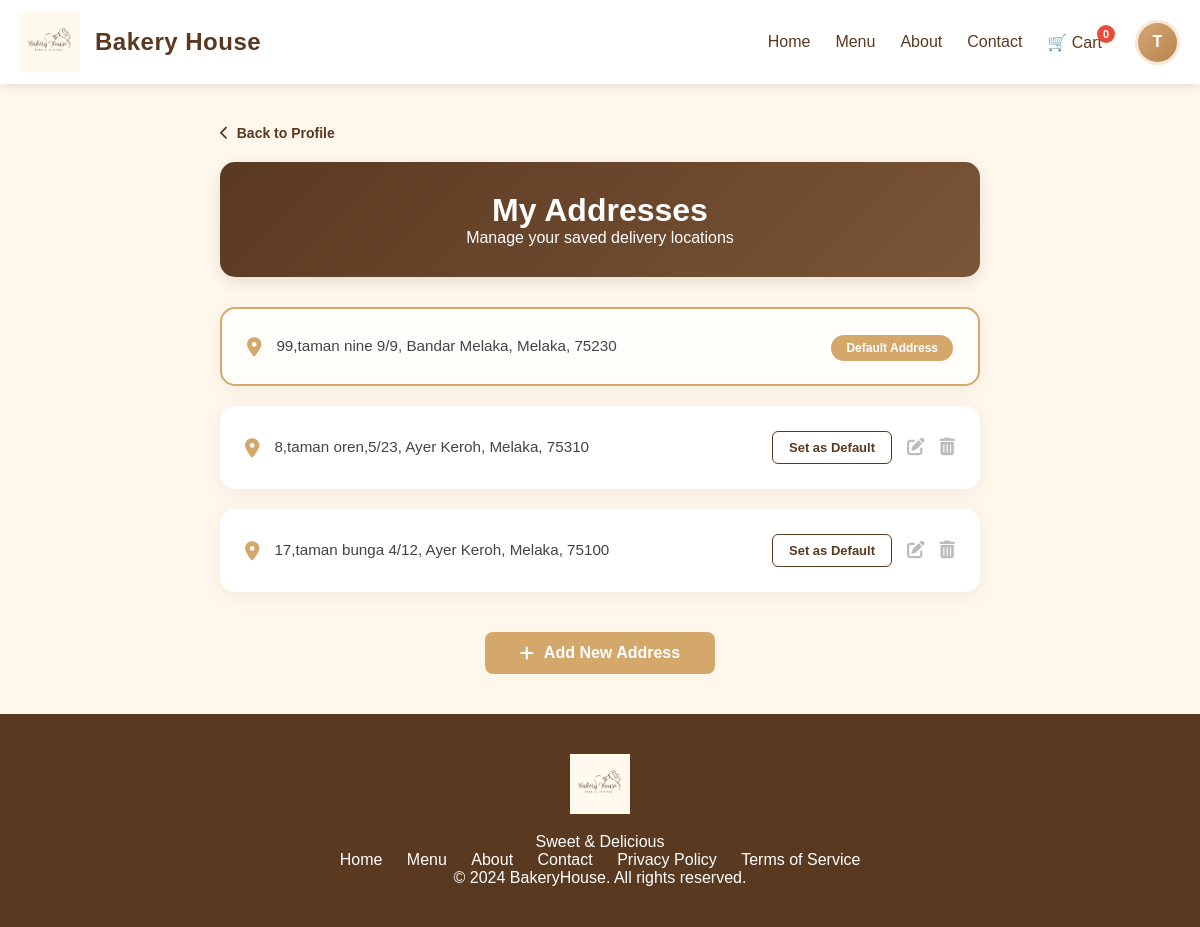
The app's page /manageaddress.php (signed in) with its own data.
### tables this page shows
CREATE TABLE `user_addresses` (
  `id` int(11) NOT NULL,
  `user_id` int(11) NOT NULL,
  `address_text` text NOT NULL,
  `is_default` tinyint(1) DEFAULT 0,
  `updated_at` timestamp NOT NULL DEFAULT current_timestamp() ON UPDATE current_timestamp()
);

### manageaddress.php (the view, shortened to what this page needs)
<?php
require_once 'config.php';
$userId = $_SESSION['user_id'];
$stmt = $pdo->prepare("SELECT * FROM user_addresses WHERE user_id = ? ORDER BY is_default DESC, id DESC");
$stmt->execute([$userId]);
$addresses = $stmt->fetchAll(PDO::FETCH_ASSOC);
function formatAddress($raw) {
    if (strpos($raw, '|') !== false) {
        $parts = explode('|', $raw);
        if (count($parts) >= 3) {
            $area = ($parts[0] === 'other' && isset($parts[3])) ? $parts[3] : $parts[0];
            $postcode = $parts[1];
            $street = $parts[2];
            return htmlspecialchars($street) . ", " . htmlspecialchars($area) . ", Melaka, " . htmlspecialchars($postcode);
        }
    }
    return htmlspecialchars($raw);
}
?>
<!DOCTYPE html>
<html lang="en">
<head>
    <link rel="stylesheet" href="manageaddress.css">
    <link rel="stylesheet" href="https://cdnjs.cloudflare.com/ajax/libs/font-awesome/6.0.0/css/all.min.css">
</head>
<body>
    <?php include 'header.php'; ?>
    <main class="profile-page">
        <div class="profile-container">
            <div class="back-navigation">
                <a href="profile.php" class="back-link"><i class="fas fa-chevron-left"></i> Back to Profile</a>
            </div>
            <div class="profile-header">
                <h1>My Addresses</h1>
                <p>Manage your saved delivery locations</p>
            </div>
            <div class="address-list">
                <?php if (empty($addresses)): ?>
                    <div class="info-card empty-state"><p>No addresses found.</p></div>
                <?php else: ?>
                    <?php foreach ($addresses as $addr): ?>
                        <div class="info-card address-card <?php echo $addr['is_default'] ? 'is-default' : ''; ?>">
                            <div class="address-body">
                                <div class="address-info">
                                    <div class="address-icon"><i class="fas fa-map-marker-alt"></i></div>
                                    <div class="address-text"><?php echo formatAddress($addr['address_text']); ?></div>
                                </div>
                                <div class="address-actions">
                                    <?php if ($addr['is_default']): ?>
                                        <span class="badge-default">Default Address</span>
                                    <?php else: ?>
                                        <div class="action-group">
                                            <a href="manageaddress.php?set_default=<?php echo $addr['id']; ?>" class="btn-action btn-set">Set as Default</a>
                                            <a href="edit.address.php?id=<?php echo $addr['id']; ?>" class="btn-edit-icon">
                                              <i class="fas fa-edit"></i>
                                             </a>
                                            <a href="manageaddress.php?delete_id=<?php echo $addr['id']; ?>" class="btn-delete" onclick="return confirm('Delete this address?')">
                                              <i class="fas fa-trash-alt"></i>
                                            </a>
                                </div>
                                    <?php endif; ?>
                                </div>
                            </div>
                        </div>
                    <?php endforeach; ?>
                <?php endif; ?>
            </div>
            <div class="add-action">
                <a href="add.address.php" class="btn btn-primary"><i class="fas fa-plus"></i> Add New Address</a>
            </div>
        </div>
    </main>
    <footer>
        <div class="container">
            <div class="footer-content">
                <div class="footer-logo">
                    <img src="Bakery House Logo.png" alt="BakeryHouse">
                </div>
                <p>Sweet & Delicious</p>
                <div class="footer-links">
                    <a href="mainpage.php">Home</a>
                    <a href="menu.php">Menu</a>
                    <a href="about_us.php">About</a>
                    <a href="contact_us.php">Contact</a>
                    <a href="privacypolicy.php">Privacy Policy</a>
                    <a href="termservice.php">Terms of Service</a>
                </div>
                <p>&copy; 2024 BakeryHouse. All rights reserved.</p>
            </div>
        </div>
    </footer>
</body>
</html>

### manageaddress.css (style rules this page uses)
:root { --bakery-brown: #5a3921; --bakery-gold: #d4a76a; --bakery-bg: #fff7ec; --white: #ffffff; --danger-red: #e74c3c; }
* { margin: 0; padding: 0; box-sizing: border-box; }
body { background-color: var(--bakery-bg); color: #333333; font-family: 'Segoe UI', sans-serif; padding-top: 85px; }
.profile-container { max-width: 800px; margin: 40px auto; padding: 0 20px; }
.back-navigation { margin-bottom: 20px; }
.back-link { display: inline-flex; align-items: center; gap: 8px; color: var(--bakery-brown); font-weight: 600; font-size: 14px; text-decoration: none; transition: 0.3s; }
.profile-header { background: linear-gradient(135deg, var(--bakery-brown) 0%, #7a5537 100%); border-radius: 15px; padding: 30px; color: var(--white); text-align: center; margin-bottom: 30px; box-shadow: 0 5px 15px rgba(0, 0, 0, 0.1); }
.info-card { background: var(--white); border-radius: 15px; padding: 25px; margin-bottom: 20px; box-shadow: 0 5px 20px rgba(0, 0, 0, 0.05); }
.address-card.is-default { border: 2px solid var(--bakery-gold); background-color: #fffdfa; }
.address-body { display: flex; justify-content: space-between; align-items: center; gap: 20px; }
.address-info { display: flex; align-items: flex-start; gap: 15px; }
.address-icon { color: var(--bakery-gold); font-size: 1.2rem; margin-top: 3px; }
.address-text { line-height: 1.6; color: #444; font-size: 0.95rem; }
.action-group { display: flex; align-items: center; gap: 15px; }
.badge-default { background-color: var(--bakery-gold); color: var(--white); padding: 6px 15px; border-radius: 20px; font-size: 12px; font-weight: bold; white-space: nowrap; }
.btn-action { padding: 8px 16px; border-radius: 6px; font-size: 13px; font-weight: 600; text-decoration: none; transition: 0.3s; }
.btn-edit-icon { color: #bbbbbb; font-size: 1.1rem; text-decoration: none; transition: color 0.3s; }
.btn-set { color: var(--bakery-brown); border: 1px solid var(--bakery-brown); }
.btn-delete { color: #bbbbbb; font-size: 1.1rem; transition: color 0.3s; text-decoration: none; }
.add-action { text-align: center; margin-top: 40px; }
.btn-primary { display: inline-flex; align-items: center; gap: 10px; background-color: var(--bakery-gold); color: var(--white); padding: 12px 35px; border-radius: 8px; font-weight: bold; text-decoration: none; transition: 0.3s; }
footer { padding: 40px 0; background-color: #5a3921; color: white; text-align: center; }
.footer-logo img { height: 60px; margin-bottom: 15px; }
.footer-links a { margin: 0 10px; color: white; text-decoration: none; transition: color 0.3s; }

### header.css (style rules this page uses)
:root { --main-font: 'BonvenoCF', sans-serif; --serif-font: 'AvenirNext LT Pro', serif; --main-color: #5a3921; --accent-color: #d4a76a; }
body { margin: 0; padding-top: 0 !important; font-family: var(--main-font) !important; background-color: #fff7ec; }

### records on screen
user_addresses: address_text "99,taman nine 9/9, Bandar Melaka, Melaka, 75230", is_default "Default Address"
user_addresses: address_text "8,taman oren,5/23, Ayer Keroh, Melaka, 75310"
user_addresses: address_text "17,taman bunga 4/12, Ayer Keroh, Melaka, 75100"

### other values on screen
substr($userName, 0, 1) "T"
